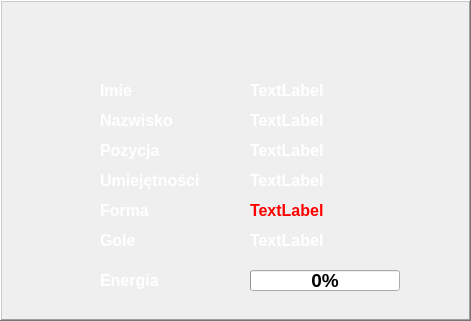
  <widget class="QFrame" name="frame">
   <property name="enabled">
    <bool>true</bool>
   </property>
   <property name="geometry">
    <rect>
     <x>1180</x>
     <y>460</y>
     <width>471</width>
     <height>321</height>
    </rect>
   </property>
   <property name="palette">
    <palette>
     <active/>
     <inactive/>
     <disabled/>
    </palette>
   </property>
   <property name="font">
    <font>
     <family>Segoe UI</family>
     <pointsize>12</pointsize>
     <weight>75</weight>
     <bold>true</bold>
    </font>
   </property>
   <property name="styleSheet">
    <string notr="true"/>
   </property>
   <property name="frameShape">
    <enum>QFrame::WinPanel</enum>
   </property>
   <property name="frameShadow">
    <enum>QFrame::Raised</enum>
   </property>
   <widget class="QLabel" name="l1">
    <property name="geometry">
     <rect>
      <x>100</x>
      <y>80</y>
      <width>100</width>
      <height>21</height>
     </rect>
    </property>
    <property name="palette">
     <palette>
      <active>
       <colorrole role="WindowText">
        <brush brushstyle="SolidPattern">
         <color alpha="255">
          <red>255</red>
          <green>255</green>
          <blue>255</blue>
         </color>
        </brush>
       </colorrole>
       <colorrole role="Text">
        <brush brushstyle="SolidPattern">
         <color alpha="255">
          <red>0</red>
          <green>0</green>
          <blue>0</blue>
         </color>
        </brush>
       </colorrole>
      </active>
      <inactive>
       <colorrole role="WindowText">
        <brush brushstyle="SolidPattern">
         <color alpha="255">
          <red>255</red>
          <green>255</green>
          <blue>255</blue>
         </color>
        </brush>
       </colorrole>
       <colorrole role="Text">
        <brush brushstyle="SolidPattern">
         <color alpha="255">
          <red>0</red>
          <green>0</green>
          <blue>0</blue>
         </color>
        </brush>
       </colorrole>
      </inactive>
      <disabled>
       <colorrole role="WindowText">
        <brush brushstyle="SolidPattern">
         <color alpha="255">
          <red>120</red>
          <green>120</green>
          <blue>120</blue>
         </color>
        </brush>
       </colorrole>
       <colorrole role="Text">
        <brush brushstyle="SolidPattern">
         <color alpha="255">
          <red>120</red>
          <green>120</green>
          <blue>120</blue>
         </color>
        </brush>
       </colorrole>
      </disabled>
     </palette>
    </property>
    <property name="font">
     <font>
      <family>Segoe UI</family>
      <pointsize>12</pointsize>
      <weight>75</weight>
      <bold>true</bold>
     </font>
    </property>
    <property name="text">
     <string>Imie</string>
    </property>
   </widget>
   <widget class="QLabel" name="l2">
    <property name="geometry">
     <rect>
      <x>100</x>
      <y>110</y>
      <width>100</width>
      <height>21</height>
     </rect>
    </property>
    <property name="palette">
     <palette>
      <active>
       <colorrole role="WindowText">
        <brush brushstyle="SolidPattern">
         <color alpha="255">
          <red>255</red>
          <green>255</green>
          <blue>255</blue>
         </color>
        </brush>
       </colorrole>
       <colorrole role="Text">
        <brush brushstyle="SolidPattern">
         <color alpha="255">
          <red>0</red>
          <green>0</green>
          <blue>0</blue>
         </color>
        </brush>
       </colorrole>
      </active>
      <inactive>
       <colorrole role="WindowText">
        <brush brushstyle="SolidPattern">
         <color alpha="255">
          <red>255</red>
          <green>255</green>
          <blue>255</blue>
         </color>
        </brush>
       </colorrole>
       <colorrole role="Text">
        <brush brushstyle="SolidPattern">
         <color alpha="255">
          <red>0</red>
          <green>0</green>
          <blue>0</blue>
         </color>
        </brush>
       </colorrole>
      </inactive>
      <disabled>
       <colorrole role="WindowText">
        <brush brushstyle="SolidPattern">
         <color alpha="255">
          <red>120</red>
          <green>120</green>
          <blue>120</blue>
         </color>
        </brush>
       </colorrole>
       <colorrole role="Text">
        <brush brushstyle="SolidPattern">
         <color alpha="255">
          <red>120</red>
          <green>120</green>
          <blue>120</blue>
         </color>
        </brush>
       </colorrole>
      </disabled>
     </palette>
    </property>
    <property name="font">
     <font>
      <family>Segoe UI</family>
      <pointsize>12</pointsize>
      <weight>75</weight>
      <bold>true</bold>
     </font>
    </property>
    <property name="text">
     <string>Nazwisko</string>
    </property>
   </widget>
   <widget class="QLabel" name="l3">
    <property name="geometry">
     <rect>
      <x>100</x>
      <y>140</y>
      <width>100</width>
      <height>21</height>
     </rect>
    </property>
    <property name="palette">
     <palette>
      <active>
       <colorrole role="WindowText">
        <brush brushstyle="SolidPattern">
         <color alpha="255">
          <red>255</red>
          <green>255</green>
          <blue>255</blue>
         </color>
        </brush>
       </colorrole>
       <colorrole role="Text">
        <brush brushstyle="SolidPattern">
         <color alpha="255">
          <red>0</red>
          <green>0</green>
          <blue>0</blue>
         </color>
        </brush>
       </colorrole>
      </active>
      <inactive>
       <colorrole role="WindowText">
        <brush brushstyle="SolidPattern">
         <color alpha="255">
          <red>255</red>
          <green>255</green>
          <blue>255</blue>
         </color>
        </brush>
       </colorrole>
       <colorrole role="Text">
        <brush brushstyle="SolidPattern">
         <color alpha="255">
          <red>0</red>
          <green>0</green>
          <blue>0</blue>
         </color>
        </brush>
       </colorrole>
      </inactive>
      <disabled>
       <colorrole role="WindowText">
        <brush brushstyle="SolidPattern">
         <color alpha="255">
          <red>120</red>
          <green>120</green>
          <blue>120</blue>
         </color>
        </brush>
       </colorrole>
       <colorrole role="Text">
        <brush brushstyle="SolidPattern">
         <color alpha="255">
          <red>120</red>
          <green>120</green>
          <blue>120</blue>
         </color>
        </brush>
       </colorrole>
      </disabled>
     </palette>
    </property>
    <property name="font">
     <font>
      <family>Segoe UI</family>
      <pointsize>12</pointsize>
      <weight>75</weight>
      <bold>true</bold>
     </font>
    </property>
    <property name="text">
     <string>Pozycja</string>
    </property>
   </widget>
   <widget class="QLabel" name="l6">
    <property name="geometry">
     <rect>
      <x>100</x>
      <y>270</y>
      <width>100</width>
      <height>21</height>
     </rect>
    </property>
    <property name="palette">
     <palette>
      <active>
       <colorrole role="WindowText">
        <brush brushstyle="SolidPattern">
         <color alpha="255">
          <red>255</red>
          <green>255</green>
          <blue>255</blue>
         </color>
        </brush>
       </colorrole>
       <colorrole role="Text">
        <brush brushstyle="SolidPattern">
         <color alpha="255">
          <red>0</red>
          <green>0</green>
          <blue>0</blue>
         </color>
        </brush>
       </colorrole>
      </active>
      <inactive>
       <colorrole role="WindowText">
        <brush brushstyle="SolidPattern">
         <color alpha="255">
          <red>255</red>
          <green>255</green>
          <blue>255</blue>
         </color>
        </brush>
       </colorrole>
       <colorrole role="Text">
        <brush brushstyle="SolidPattern">
         <color alpha="255">
          <red>0</red>
          <green>0</green>
          <blue>0</blue>
         </color>
        </brush>
       </colorrole>
      </inactive>
      <disabled>
       <colorrole role="WindowText">
        <brush brushstyle="SolidPattern">
         <color alpha="255">
          <red>120</red>
          <green>120</green>
          <blue>120</blue>
         </color>
        </brush>
       </colorrole>
       <colorrole role="Text">
        <brush brushstyle="SolidPattern">
         <color alpha="255">
          <red>120</red>
          <green>120</green>
          <blue>120</blue>
         </color>
        </brush>
       </colorrole>
      </disabled>
     </palette>
    </property>
    <property name="font">
     <font>
      <family>Segoe UI</family>
      <pointsize>12</pointsize>
      <weight>75</weight>
      <bold>true</bold>
     </font>
    </property>
    <property name="text">
     <string>Energia</string>
    </property>
   </widget>
   <widget class="QLabel" name="position">
    <property name="geometry">
     <rect>
      <x>250</x>
      <y>140</y>
      <width>150</width>
      <height>21</height>
     </rect>
    </property>
    <property name="palette">
     <palette>
      <active>
       <colorrole role="WindowText">
        <brush brushstyle="SolidPattern">
         <color alpha="255">
          <red>255</red>
          <green>255</green>
          <blue>255</blue>
         </color>
        </brush>
       </colorrole>
       <colorrole role="Text">
        <brush brushstyle="SolidPattern">
         <color alpha="255">
          <red>0</red>
          <green>0</green>
          <blue>0</blue>
         </color>
        </brush>
       </colorrole>
      </active>
      <inactive>
       <colorrole role="WindowText">
        <brush brushstyle="SolidPattern">
         <color alpha="255">
          <red>255</red>
          <green>255</green>
          <blue>255</blue>
         </color>
        </brush>
       </colorrole>
       <colorrole role="Text">
        <brush brushstyle="SolidPattern">
         <color alpha="255">
          <red>0</red>
          <green>0</green>
          <blue>0</blue>
         </color>
        </brush>
       </colorrole>
      </inactive>
      <disabled>
       <colorrole role="WindowText">
        <brush brushstyle="SolidPattern">
         <color alpha="255">
          <red>120</red>
          <green>120</green>
          <blue>120</blue>
         </color>
        </brush>
       </colorrole>
       <colorrole role="Text">
        <brush brushstyle="SolidPattern">
         <color alpha="255">
          <red>120</red>
          <green>120</green>
          <blue>120</blue>
         </color>
        </brush>
       </colorrole>
      </disabled>
     </palette>
    </property>
    <property name="font">
     <font>
      <family>Segoe UI</family>
      <pointsize>12</pointsize>
      <weight>75</weight>
      <bold>true</bold>
     </font>
    </property>
    <property name="text">
     <string>TextLabel</string>
    </property>
   </widget>
   <widget class="QLabel" name="surname">
    <property name="geometry">
     <rect>
      <x>250</x>
      <y>110</y>
      <width>150</width>
      <height>21</height>
     </rect>
    </property>
    <property name="palette">
     <palette>
      <active>
       <colorrole role="WindowText">
        <brush brushstyle="SolidPattern">
         <color alpha="255">
          <red>255</red>
          <green>255</green>
          <blue>255</blue>
         </color>
        </brush>
       </colorrole>
       <colorrole role="Text">
        <brush brushstyle="SolidPattern">
         <color alpha="255">
          <red>0</red>
          <green>0</green>
          <blue>0</blue>
         </color>
        </brush>
       </colorrole>
      </active>
      <inactive>
       <colorrole role="WindowText">
        <brush brushstyle="SolidPattern">
         <color alpha="255">
          <red>255</red>
          <green>255</green>
          <blue>255</blue>
         </color>
        </brush>
       </colorrole>
       <colorrole role="Text">
        <brush brushstyle="SolidPattern">
         <color alpha="255">
          <red>0</red>
          <green>0</green>
          <blue>0</blue>
         </color>
        </brush>
       </colorrole>
      </inactive>
      <disabled>
       <colorrole role="WindowText">
        <brush brushstyle="SolidPattern">
         <color alpha="255">
          <red>120</red>
          <green>120</green>
          <blue>120</blue>
         </color>
        </brush>
       </colorrole>
       <colorrole role="Text">
        <brush brushstyle="SolidPattern">
         <color alpha="255">
          <red>120</red>
          <green>120</green>
          <blue>120</blue>
         </color>
        </brush>
       </colorrole>
      </disabled>
     </palette>
    </property>
    <property name="font">
     <font>
      <family>Segoe UI</family>
      <pointsize>12</pointsize>
      <weight>75</weight>
      <bold>true</bold>
     </font>
    </property>
    <property name="text">
     <string>TextLabel</string>
    </property>
   </widget>
   <widget class="QLabel" name="name">
    <property name="geometry">
     <rect>
      <x>250</x>
      <y>80</y>
      <width>150</width>
      <height>21</height>
     </rect>
    </property>
    <property name="palette">
     <palette>
      <active>
       <colorrole role="WindowText">
        <brush brushstyle="SolidPattern">
         <color alpha="255">
          <red>255</red>
          <green>255</green>
          <blue>255</blue>
         </color>
        </brush>
       </colorrole>
       <colorrole role="Text">
        <brush brushstyle="SolidPattern">
         <color alpha="255">
          <red>0</red>
          <green>0</green>
          <blue>0</blue>
         </color>
        </brush>
       </colorrole>
      </active>
      <inactive>
       <colorrole role="WindowText">
        <brush brushstyle="SolidPattern">
         <color alpha="255">
          <red>255</red>
          <green>255</green>
          <blue>255</blue>
         </color>
        </brush>
       </colorrole>
       <colorrole role="Text">
        <brush brushstyle="SolidPattern">
         <color alpha="255">
          <red>0</red>
          <green>0</green>
          <blue>0</blue>
         </color>
        </brush>
       </colorrole>
      </inactive>
      <disabled>
       <colorrole role="WindowText">
        <brush brushstyle="SolidPattern">
         <color alpha="255">
          <red>120</red>
          <green>120</green>
          <blue>120</blue>
         </color>
        </brush>
       </colorrole>
       <colorrole role="Text">
        <brush brushstyle="SolidPattern">
         <color alpha="255">
          <red>120</red>
          <green>120</green>
          <blue>120</blue>
         </color>
        </brush>
       </colorrole>
      </disabled>
     </palette>
    </property>
    <property name="font">
     <font>
      <family>Segoe UI</family>
      <pointsize>12</pointsize>
      <weight>75</weight>
      <bold>true</bold>
     </font>
    </property>
    <property name="text">
     <string>TextLabel</string>
    </property>
   </widget>
   <widget class="QLabel" name="skils">
    <property name="geometry">
     <rect>
      <x>250</x>
      <y>170</y>
      <width>150</width>
      <height>21</height>
     </rect>
    </property>
    <property name="palette">
     <palette>
      <active>
       <colorrole role="WindowText">
        <brush brushstyle="SolidPattern">
         <color alpha="255">
          <red>255</red>
          <green>255</green>
          <blue>255</blue>
         </color>
        </brush>
       </colorrole>
       <colorrole role="Text">
        <brush brushstyle="SolidPattern">
         <color alpha="255">
          <red>0</red>
          <green>0</green>
          <blue>0</blue>
         </color>
        </brush>
       </colorrole>
      </active>
      <inactive>
       <colorrole role="WindowText">
        <brush brushstyle="SolidPattern">
         <color alpha="255">
          <red>255</red>
          <green>255</green>
          <blue>255</blue>
         </color>
        </brush>
       </colorrole>
       <colorrole role="Text">
        <brush brushstyle="SolidPattern">
         <color alpha="255">
          <red>0</red>
          <green>0</green>
          <blue>0</blue>
         </color>
        </brush>
       </colorrole>
      </inactive>
      <disabled>
       <colorrole role="WindowText">
        <brush brushstyle="SolidPattern">
         <color alpha="255">
          <red>120</red>
          <green>120</green>
          <blue>120</blue>
         </color>
        </brush>
       </colorrole>
       <colorrole role="Text">
        <brush brushstyle="SolidPattern">
         <color alpha="255">
          <red>120</red>
          <green>120</green>
          <blue>120</blue>
         </color>
        </brush>
       </colorrole>
      </disabled>
     </palette>
    </property>
    <property name="font">
     <font>
      <family>Segoe UI</family>
      <pointsize>12</pointsize>
      <weight>75</weight>
      <bold>true</bold>
     </font>
    </property>
    <property name="text">
     <string>TextLabel</string>
    </property>
   </widget>
   <widget class="QLabel" name="l4">
    <property name="geometry">
     <rect>
      <x>100</x>
      <y>170</y>
      <width>100</width>
      <height>21</height>
     </rect>
    </property>
    <property name="palette">
     <palette>
      <active>
       <colorrole role="WindowText">
        <brush brushstyle="SolidPattern">
         <color alpha="255">
          <red>255</red>
          <green>255</green>
          <blue>255</blue>
         </color>
        </brush>
       </colorrole>
       <colorrole role="Text">
        <brush brushstyle="SolidPattern">
         <color alpha="255">
          <red>0</red>
          <green>0</green>
          <blue>0</blue>
         </color>
        </brush>
       </colorrole>
      </active>
      <inactive>
       <colorrole role="WindowText">
        <brush brushstyle="SolidPattern">
         <color alpha="255">
          <red>255</red>
          <green>255</green>
          <blue>255</blue>
         </color>
        </brush>
       </colorrole>
       <colorrole role="Text">
        <brush brushstyle="SolidPattern">
         <color alpha="255">
          <red>0</red>
          <green>0</green>
          <blue>0</blue>
         </color>
        </brush>
       </colorrole>
      </inactive>
      <disabled>
       <colorrole role="WindowText">
        <brush brushstyle="SolidPattern">
         <color alpha="255">
          <red>120</red>
          <green>120</green>
          <blue>120</blue>
         </color>
        </brush>
       </colorrole>
       <colorrole role="Text">
        <brush brushstyle="SolidPattern">
         <color alpha="255">
          <red>120</red>
          <green>120</green>
          <blue>120</blue>
         </color>
        </brush>
       </colorrole>
      </disabled>
     </palette>
    </property>
    <property name="font">
     <font>
      <family>Segoe UI</family>
      <pointsize>12</pointsize>
      <weight>75</weight>
      <bold>true</bold>
     </font>
    </property>
    <property name="text">
     <string>Umiejętności</string>
    </property>
   </widget>
   <widget class="QLabel" name="goals">
    <property name="geometry">
     <rect>
      <x>250</x>
      <y>230</y>
      <width>150</width>
      <height>21</height>
     </rect>
    </property>
    <property name="palette">
     <palette>
      <active>
       <colorrole role="WindowText">
        <brush brushstyle="SolidPattern">
         <color alpha="255">
          <red>255</red>
          <green>255</green>
          <blue>255</blue>
         </color>
        </brush>
       </colorrole>
       <colorrole role="Text">
        <brush brushstyle="SolidPattern">
         <color alpha="255">
          <red>0</red>
          <green>0</green>
          <blue>0</blue>
         </color>
        </brush>
       </colorrole>
      </active>
      <inactive>
       <colorrole role="WindowText">
        <brush brushstyle="SolidPattern">
         <color alpha="255">
          <red>255</red>
          <green>255</green>
          <blue>255</blue>
         </color>
        </brush>
       </colorrole>
       <colorrole role="Text">
        <brush brushstyle="SolidPattern">
         <color alpha="255">
          <red>0</red>
          <green>0</green>
          <blue>0</blue>
         </color>
        </brush>
       </colorrole>
      </inactive>
      <disabled>
       <colorrole role="WindowText">
        <brush brushstyle="SolidPattern">
         <color alpha="255">
          <red>120</red>
          <green>120</green>
          <blue>120</blue>
         </color>
        </brush>
       </colorrole>
       <colorrole role="Text">
        <brush brushstyle="SolidPattern">
         <color alpha="255">
          <red>120</red>
          <green>120</green>
          <blue>120</blue>
         </color>
        </brush>
       </colorrole>
      </disabled>
     </palette>
    </property>
    <property name="font">
     <font>
      <family>Segoe UI</family>
      <pointsize>12</pointsize>
      <weight>75</weight>
      <bold>true</bold>
     </font>
    </property>
    <property name="text">
     <string>TextLabel</string>
    </property>
   </widget>
   <widget class="QLabel" name="l5">
    <property name="geometry">
     <rect>
      <x>100</x>
      <y>230</y>
      <width>100</width>
      <height>21</height>
     </rect>
    </property>
    <property name="palette">
     <palette>
      <active>
       <colorrole role="WindowText">
        <brush brushstyle="SolidPattern">
         <color alpha="255">
          <red>255</red>
          <green>255</green>
          <blue>255</blue>
         </color>
        </brush>
       </colorrole>
       <colorrole role="Text">
        <brush brushstyle="SolidPattern">
         <color alpha="255">
          <red>0</red>
          <green>0</green>
          <blue>0</blue>
         </color>
        </brush>
       </colorrole>
      </active>
      <inactive>
       <colorrole role="WindowText">
        <brush brushstyle="SolidPattern">
         <color alpha="255">
          <red>255</red>
          <green>255</green>
          <blue>255</blue>
         </color>
        </brush>
       </colorrole>
       <colorrole role="Text">
        <brush brushstyle="SolidPattern">
         <color alpha="255">
          <red>0</red>
          <green>0</green>
          <blue>0</blue>
         </color>
        </brush>
       </colorrole>
      </inactive>
      <disabled>
       <colorrole role="WindowText">
        <brush brushstyle="SolidPattern">
         <color alpha="255">
          <red>120</red>
          <green>120</green>
          <blue>120</blue>
         </color>
        </brush>
       </colorrole>
       <colorrole role="Text">
        <brush brushstyle="SolidPattern">
         <color alpha="255">
          <red>120</red>
          <green>120</green>
          <blue>120</blue>
         </color>
        </brush>
       </colorrole>
      </disabled>
     </palette>
    </property>
    <property name="font">
     <font>
      <family>Segoe UI</family>
      <pointsize>12</pointsize>
      <weight>75</weight>
      <bold>true</bold>
     </font>
    </property>
    <property name="text">
     <string>Gole</string>
    </property>
   </widget>
   <widget class="QLabel" name="powerskils">
    <property name="geometry">
     <rect>
      <x>250</x>
      <y>200</y>
      <width>150</width>
      <height>21</height>
     </rect>
    </property>
    <property name="palette">
     <palette>
      <active>
       <colorrole role="WindowText">
        <brush brushstyle="SolidPattern">
         <color alpha="255">
          <red>255</red>
          <green>0</green>
          <blue>0</blue>
         </color>
        </brush>
       </colorrole>
       <colorrole role="Text">
        <brush brushstyle="SolidPattern">
         <color alpha="255">
          <red>0</red>
          <green>0</green>
          <blue>0</blue>
         </color>
        </brush>
       </colorrole>
      </active>
      <inactive>
       <colorrole role="WindowText">
        <brush brushstyle="SolidPattern">
         <color alpha="255">
          <red>255</red>
          <green>0</green>
          <blue>0</blue>
         </color>
        </brush>
       </colorrole>
       <colorrole role="Text">
        <brush brushstyle="SolidPattern">
         <color alpha="255">
          <red>0</red>
          <green>0</green>
          <blue>0</blue>
         </color>
        </brush>
       </colorrole>
      </inactive>
      <disabled>
       <colorrole role="WindowText">
        <brush brushstyle="SolidPattern">
         <color alpha="255">
          <red>120</red>
          <green>120</green>
          <blue>120</blue>
         </color>
        </brush>
       </colorrole>
       <colorrole role="Text">
        <brush brushstyle="SolidPattern">
         <color alpha="255">
          <red>120</red>
          <green>120</green>
          <blue>120</blue>
         </color>
        </brush>
       </colorrole>
      </disabled>
     </palette>
    </property>
    <property name="font">
     <font>
      <family>Segoe UI</family>
      <pointsize>12</pointsize>
      <weight>75</weight>
      <bold>true</bold>
     </font>
    </property>
    <property name="text">
     <string>TextLabel</string>
    </property>
   </widget>
   <widget class="QLabel" name="l7">
    <property name="geometry">
     <rect>
      <x>100</x>
      <y>200</y>
      <width>100</width>
      <height>21</height>
     </rect>
    </property>
    <property name="palette">
     <palette>
      <active>
       <colorrole role="WindowText">
        <brush brushstyle="SolidPattern">
         <color alpha="255">
          <red>255</red>
          <green>255</green>
          <blue>255</blue>
         </color>
        </brush>
       </colorrole>
       <colorrole role="Text">
        <brush brushstyle="SolidPattern">
         <color alpha="255">
          <red>0</red>
          <green>0</green>
          <blue>0</blue>
         </color>
        </brush>
       </colorrole>
      </active>
      <inactive>
       <colorrole role="WindowText">
        <brush brushstyle="SolidPattern">
         <color alpha="255">
          <red>255</red>
          <green>255</green>
          <blue>255</blue>
         </color>
        </brush>
       </colorrole>
       <colorrole role="Text">
        <brush brushstyle="SolidPattern">
         <color alpha="255">
          <red>0</red>
          <green>0</green>
          <blue>0</blue>
         </color>
        </brush>
       </colorrole>
      </inactive>
      <disabled>
       <colorrole role="WindowText">
        <brush brushstyle="SolidPattern">
         <color alpha="255">
          <red>120</red>
          <green>120</green>
          <blue>120</blue>
         </color>
        </brush>
       </colorrole>
       <colorrole role="Text">
        <brush brushstyle="SolidPattern">
         <color alpha="255">
          <red>120</red>
          <green>120</green>
          <blue>120</blue>
         </color>
        </brush>
       </colorrole>
      </disabled>
     </palette>
    </property>
    <property name="font">
     <font>
      <family>Segoe UI</family>
      <pointsize>12</pointsize>
      <weight>75</weight>
      <bold>true</bold>
     </font>
    </property>
    <property name="text">
     <string>Forma</string>
    </property>
   </widget>
   <widget class="QProgressBar" name="energy">
    <property name="geometry">
     <rect>
      <x>250</x>
      <y>270</y>
      <width>150</width>
      <height>21</height>
     </rect>
    </property>
    <property name="palette">
     <palette>
      <active>
       <colorrole role="WindowText">
        <brush brushstyle="SolidPattern">
         <color alpha="255">
          <red>255</red>
          <green>255</green>
          <blue>255</blue>
         </color>
        </brush>
       </colorrole>
       <colorrole role="ButtonText">
        <brush brushstyle="SolidPattern">
         <color alpha="255">
          <red>0</red>
          <green>0</green>
          <blue>0</blue>
         </color>
        </brush>
       </colorrole>
      </active>
      <inactive>
       <colorrole role="WindowText">
        <brush brushstyle="SolidPattern">
         <color alpha="255">
          <red>255</red>
          <green>255</green>
          <blue>255</blue>
         </color>
        </brush>
       </colorrole>
       <colorrole role="ButtonText">
        <brush brushstyle="SolidPattern">
         <color alpha="255">
          <red>0</red>
          <green>0</green>
          <blue>0</blue>
         </color>
        </brush>
       </colorrole>
      </inactive>
      <disabled>
       <colorrole role="WindowText">
        <brush brushstyle="SolidPattern">
         <color alpha="255">
          <red>120</red>
          <green>120</green>
          <blue>120</blue>
         </color>
        </brush>
       </colorrole>
       <colorrole role="ButtonText">
        <brush brushstyle="SolidPattern">
         <color alpha="255">
          <red>120</red>
          <green>120</green>
          <blue>120</blue>
         </color>
        </brush>
       </colorrole>
      </disabled>
     </palette>
    </property>
    <property name="font">
     <font>
      <pointsize>14</pointsize>
     </font>
    </property>
    <property name="layoutDirection">
     <enum>Qt::LeftToRight</enum>
    </property>
    <property name="autoFillBackground">
     <bool>false</bool>
    </property>
    <property name="styleSheet">
     <string notr="true"/>
    </property>
    <property name="maximum">
     <number>100</number>
    </property>
    <property name="value">
     <number>0</number>
    </property>
    <property name="alignment">
     <set>Qt::AlignCenter</set>
    </property>
    <property name="textVisible">
     <bool>true</bool>
    </property>
    <property name="invertedAppearance">
     <bool>false</bool>
    </property>
    <property name="textDirection">
     <enum>QProgressBar::TopToBottom</enum>
    </property>
   </widget>
  </widget>
